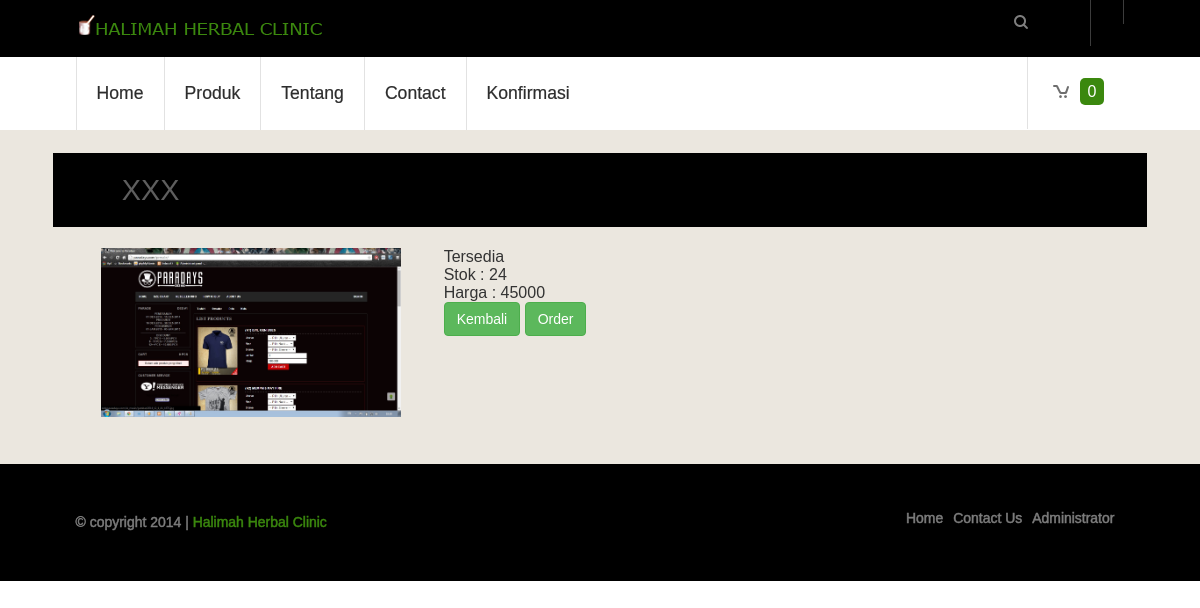
Screenshot of /index.php?module=detailsProduk&id=4 with the database file from the repository.
### tables this page shows
CREATE TABLE IF NOT EXISTS `produk` (
`id` int(11) NOT NULL,
  `category` varchar(255) NOT NULL,
  `name` varchar(255) NOT NULL,
  `price` varchar(255) NOT NULL,
  `description` text NOT NULL,
  `stok` int(20) NOT NULL,
  `created_time` datetime NOT NULL,
  `image` varchar(255) NOT NULL
);

### module/details.php (the view)
<?php
$id = $_GET['id'];
$query = "SELECT* FROM produk WHERE id=$id";
$result = mysql_query($query);
while ($data = mysql_fetch_assoc($result)) {
	$pro[] = $data;
}
?>
<?php foreach ($pro as $k => $p): ?>
	<div class="top_bg">
		<div class="wrap">
			<div class="main_top">
				<h2 class="style"><?php echo $p['name'] ?></h2>
			</div>
		</div>
	</div>
	<div class="main_bg">
		<div class="wrap">
			<div class="main">
				<div class="row">
					<div class="col-md-4">
						<img width="300" src="layout/images/produk/<?php echo $p['image'] ?>">
					</div>
					<div class="col-md-8">
						<?php echo $p['description']; ?>
						<br>
						<b>Stok : <?php echo $p['stok'] ?></b>
						<br>
						<b>Harga : <?php echo $p['price'] ?></b>
						<div>
							<a class="btn btn-success" href="javascript:history.back()">Kembali</a>
							<a class="btn btn-success" href="input.php?input=add&id=<?php echo $id; ?>">Order</a>
						</div>
					</div>
				</div>
			</div>
		</div>
	</div>
<?php endforeach ?>

### layout/css/slider.css (style rules this page uses)
.btn { background: #57C5A0; color: #ffffff; padding: 25px 12px 10px; display: inline-block; line-height: 1.8em; }
@media only screen and (max-width: 1366px) { .wrap { width:95%; } }
@media only screen and (max-width: 1280px) { .wrap { width:95%; } }

### layout/css/style.css (style rules this page uses)
html,body,div,span,applet,object,iframe,h1,h2,h3,h4,h5,h6,p,blockquote,pre,a,abbr,acronym,address,big,cite,code,del,dfn,em,img,ins,kbd,q,s,samp,small,strike,strong,sub,sup,tt,var,b,u,i,dl,dt,dd,ol,nav ul,nav li,fieldset,form,label,legend,table,caption,tbody,tfoot,thead,tr,th,td,article,aside,canvas,details,embed,figure,figcaption,footer,header,hgroup,menu,nav,output,ruby,section,summary,time,mark,audio,video { margin:0;padding:0;border:0;font-size:100%;font:inherit;vertical-align:baseline; }
a { text-decoration:none; }
img { max-width:100%; }
body { font-family: 'Maven Pro', sans-serif; background:#ffffff; font-size: 100%; }
.wrap { margin:0 auto; width:80%; }
.top_bg { background: #000000; }
h2.style { font-size: 1.8em; color: #5e5e5e; text-transform: capitalize; }
.main_bg { background: #EBE7DF; }
.main_top { padding: 2% 4%; }
.main { padding:2%; }
@media only screen and (max-width: 1366px) { .wrap { width:95%; } }
@media only screen and (max-width: 1280px) { .wrap { width:95%; } }

### rows the page displays
produk: name "XXX", image (picture), description "Tersedia", stok "24", price "45000"

### other values shown
$row "0"
